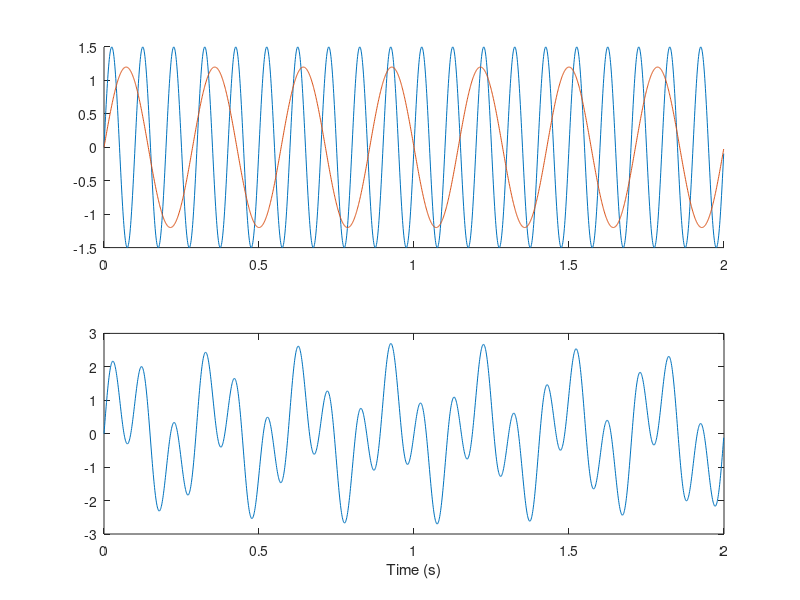
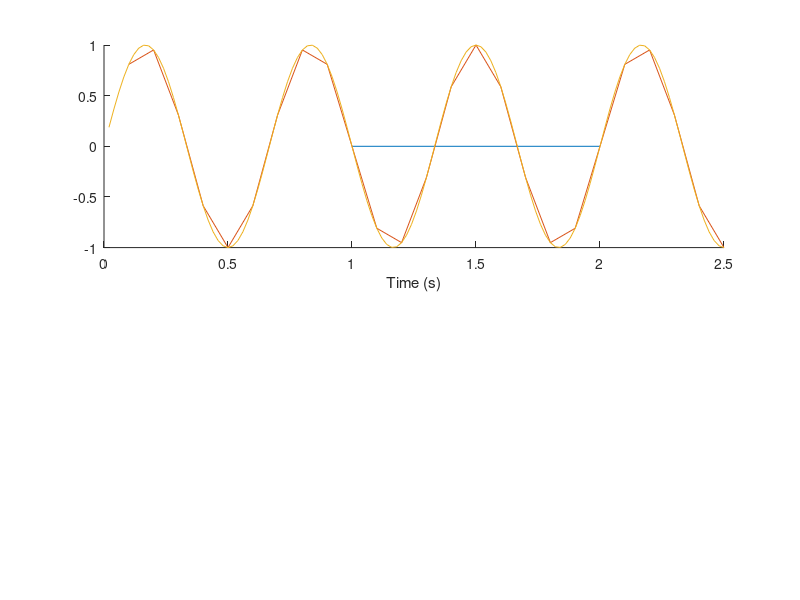
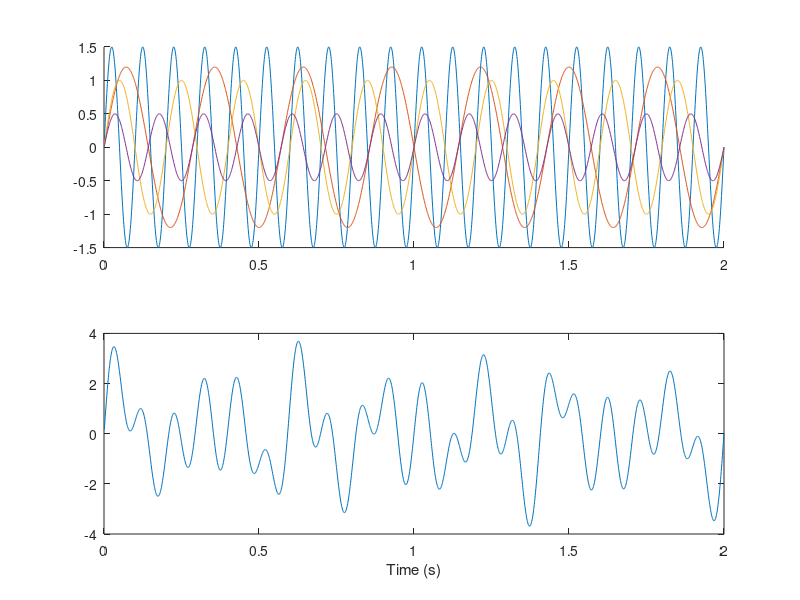
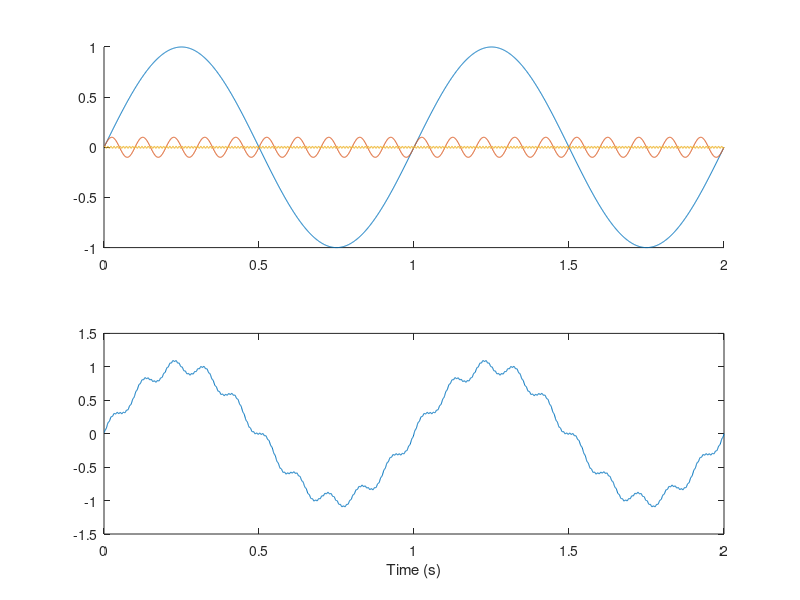

These charts were generated, in order, by the following MATLAB code:
%% varios
sin(2*pi());


Fs=1000;
dt=1/Fs;
t=dt:dt:2;
t=(0:1999)/Fs;


A1=1.5;
f1=10; % Hz
theta1=0;

A2=1.2;
f2=3.5;
theta2=0;


y1=A1*sin(2*pi*f1*t + theta1);
y2=A2*sin(2*pi*f2*t + theta2)




figure;
subplot(211); hold  on
plot(t,y1)
plot(t,y2)


subplot(212)
plot(t, y1+y2)

xlabel('Time (s)')





%% 1 


A1=1;

f1=1.5; % Hz
theta1=0;

Fs1=1; % frecuencia de muestreo
Fs2=10;
Fs3=50;

dt1=1/Fs1;
t1=dt1:dt1:2.5;

dt2=1/Fs2;
t2=dt2:dt2:2.5;

dt3=1/Fs3;
t3=dt3:dt3:2.5;


y1=A1*sin(2*pi*f1*t1 + theta1);
y2=A1*sin(2*pi*f1*t2 + theta1);
y3=A1*sin(2*pi*f1*t3 + theta1);



figure;
subplot(211); hold  on
plot(t1,y1)
plot(t2,y2)
plot(t3,y3)



%subplot(212)
%plot(t, y1+y2)

xlabel('Time (s)')


%% 2


Fs=1000;
dt=1/Fs;
t=dt:dt:2;

A1=1.5;  % Magnitude
f1=10; % Hz frecuencia sinosoidal
theta1=0; % Theta

A2=1.2;
f2=3.5;
theta2=0;

A3=1.0;
f3=5;
theta3=0;

A4=0.5;
f4=7.0;
theta4=0;

y1=A1*sin(2*pi*f1*t + theta1);
y2=A2*sin(2*pi*f2*t + theta2);
y3=A3*sin(2*pi*f3*t + theta3);
y4=A4*sin(2*pi*f4*t + theta4);



figure;
subplot(211); hold  on
plot(t,y1);
plot(t,y2);
plot(t,y3);
plot(t,y4);


subplot(212);
plot(t, y1+y2+y3+y4);

xlabel('Time (s)');




%% 3 


N=100

Fs=1000;
dt=1/Fs;
t=dt:dt:2;
theta1=0;

arrawaves=nan(N,numel(t));

for i=1:N

        arrawaves(i,:)=(1/i)*sin(2*pi*i*t + theta1);

end




figure;


subplot(211); hold  on

plot(t,arrawaves(1,:));
plot(t,arrawaves(10,:));
plot(t,arrawaves(100,:));


subplot(212)
plot(t, arrawaves(1,:)+arrawaves(10,:)+arrawaves(100,:));

xlabel('Time (s)');




for i=1:N

        arrawaves(i,:)=(1/i)*cos(2*pi*i*t + theta1);

end




figure;


subplot(211); hold  on

plot(t,arrawaves(1,:));
plot(t,arrawaves(10,:));
plot(t,arrawaves(100,:));


subplot(212)
plot(t, arrawaves(1,:)+arrawaves(10,:)+arrawaves(100,:));

xlabel('Time (s)');

